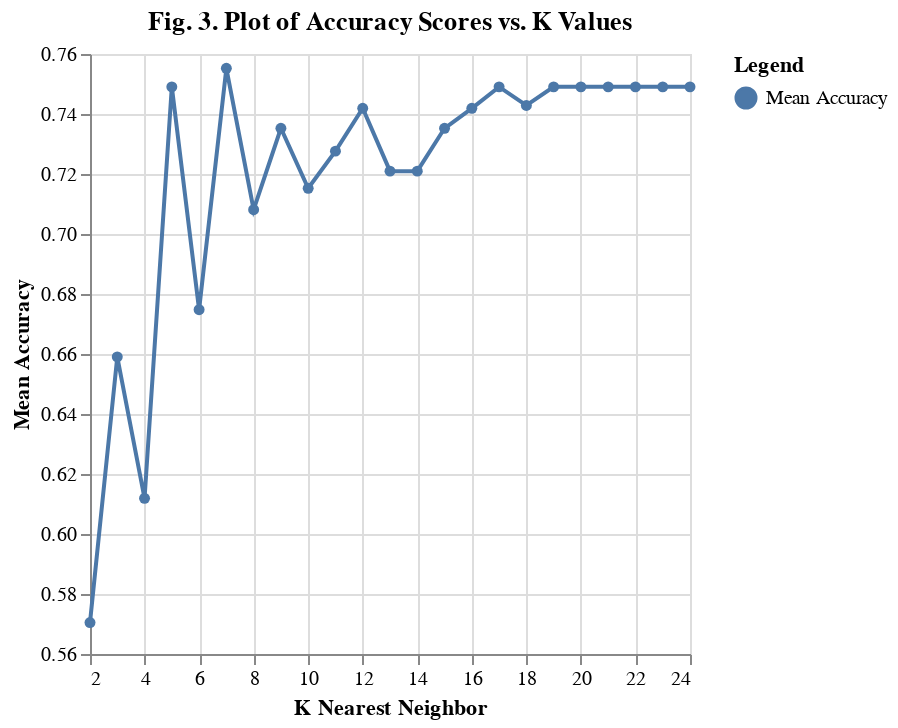

This figure's notebook cell:
### Markdown cell above
To better understand how the model performs as k increases, we visualize the accuracy for each value of k in our range in the line plot below.

### Code cell
accuracies_grid['label'] = 'Mean Accuracy'
accuracy_versus_k_grid = alt.Chart(accuracies_grid, title="Fig. 3. Plot of Accuracy Scores vs. K Values").mark_line(point = True).encode(
    x=alt.X('n_neighbors')
        .title('K Nearest Neighbor')
        .scale(zero=False),
    y=alt.Y('mean_test_score')
        .title('Mean Accuracy')
        .scale(zero=False),
    color = alt.Color('label:N', legend=alt.Legend(title="Legend")),
)
accuracy_versus_k_grid

### Figure 1 — Vega specification as saved in the notebook (floating-point values rounded to 4 significant figures)
{"$schema": "https://vega.github.io/schema/vega/v5.json", "data": [{"name": "source_0", "values": [{"n_neighbors": 2, "mean_test_score": 0.5705, "sem_test_score": 0.04095, "label": "Mean Accuracy"}, {"n_neighbors": 3, "mean_test_score": 0.659, "sem_test_score": 0.04308, "label": "Mean Accuracy"}, {"n_neighbors": 4, "mean_test_score": 0.6119, "sem_test_score": 0.03947, "label": "Mean Accuracy"}, {"n_neighbors": 5, "mean_test_score": 0.749, "sem_test_score": 0.02773, "label": "Mean Accuracy"}, {"n_neighbors": 6, "mean_test_score": 0.6748, "sem_test_score": 0.02696, "label": "Mean Accuracy"}, {"n_neighbors": 7, "mean_test_score": 0.7552, "sem_test_score": 0.02567, "label": "Mean Accuracy"}, {"n_neighbors": 8, "mean_test_score": 0.7081, "sem_test_score": 0.02637, "label": "Mean Accuracy"}, {"n_neighbors": 9, "mean_test_score": 0.7352, "sem_test_score": 0.01384, "label": "Mean Accuracy"}, {"n_neighbors": 10, "mean_test_score": 0.7152, "sem_test_score": 0.02168, "label": "Mean Accuracy"}, {"n_neighbors": 11, "mean_test_score": 0.7276, "sem_test_score": 0.02007, "label": "Mean Accuracy"}, {"n_neighbors": 12, "mean_test_score": 0.7419, "sem_test_score": 0.01183, "label": "Mean Accuracy"}, {"n_neighbors": 13, "mean_test_score": 0.721, "sem_test_score": 0.0186, "label": "Mean Accuracy"}, {"n_neighbors": 14, "mean_test_score": 0.721, "sem_test_score": 0.02289, "label": "Mean Accuracy"}, {"n_neighbors": 15, "mean_test_score": 0.7352, "sem_test_score": 0.01013, "label": "Mean Accuracy"}, {"n_neighbors": 16, "mean_test_score": 0.7419, "sem_test_score": 0.01183, "label": "Mean Accuracy"}, {"n_neighbors": 17, "mean_test_score": 0.749, "sem_test_score": 0.007591, "label": "Mean Accuracy"}, {"n_neighbors": 18, "mean_test_score": 0.7429, "sem_test_score": 0.01941, "label": "Mean Accuracy"}, {"n_neighbors": 19, "mean_test_score": 0.749, "sem_test_score": 0.007591, "label": "Mean Accuracy"}, {"n_neighbors": 20, "mean_test_score": 0.749, "sem_test_score": 0.007591, "label": "Mean Accuracy"}, {"n_neighbors": 21, "mean_test_score": 0.749, "sem_test_score": 0.007591, "label": "Mean Accuracy"}, {"n_neighbors": 22, "mean_test_score": 0.749, "sem_test_score": 0.007591, "label": "Mean Accuracy"}, {"n_neighbors": 23, "mean_test_score": 0.749, "sem_test_score": 0.007591, "label": "Mean Accuracy"}, {"n_neighbors": 24, "mean_test_score": 0.749, "sem_test_score": 0.007591, "label": "Mean Accuracy"}]}, {"name": "data_0", "values": [{"label": "Mean Accuracy", "mean_test_score": 0.5705, "n_neighbors": 2}, {"label": "Mean Accuracy", "mean_test_score": 0.659, "n_neighbors": 3}, {"label": "Mean Accuracy", "mean_test_score": 0.6119, "n_neighbors": 4}, {"label": "Mean Accuracy", "mean_test_score": 0.749, "n_neighbors": 5}, {"label": "Mean Accuracy", "mean_test_score": 0.6748, "n_neighbors": 6}, {"label": "Mean Accuracy", "mean_test_score": 0.7552, "n_neighbors": 7}, {"label": "Mean Accuracy", "mean_test_score": 0.7081, "n_neighbors": 8}, {"label": "Mean Accuracy", "mean_test_score": 0.7352, "n_neighbors": 9}, {"label": "Mean Accuracy", "mean_test_score": 0.7152, "n_neighbors": 10}, {"label": "Mean Accuracy", "mean_test_score": 0.7276, "n_neighbors": 11}, {"label": "Mean Accuracy", "mean_test_score": 0.7419, "n_neighbors": 12}, {"label": "Mean Accuracy", "mean_test_score": 0.721, "n_neighbors": 13}, {"label": "Mean Accuracy", "mean_test_score": 0.721, "n_neighbors": 14}, {"label": "Mean Accuracy", "mean_test_score": 0.7352, "n_neighbors": 15}, {"label": "Mean Accuracy", "mean_test_score": 0.7419, "n_neighbors": 16}, {"label": "Mean Accuracy", "mean_test_score": 0.749, "n_neighbors": 17}, {"label": "Mean Accuracy", "mean_test_score": 0.7429, "n_neighbors": 18}, {"label": "Mean Accuracy", "mean_test_score": 0.749, "n_neighbors": 19}, {"label": "Mean Accuracy", "mean_test_score": 0.749, "n_neighbors": 20}, {"label": "Mean Accuracy", "mean_test_score": 0.749, "n_neighbors": 21}, {"label": "Mean Accuracy", "mean_test_score": 0.749, "n_neighbors": 22}, {"label": "Mean Accuracy", "mean_test_score": 0.749, "n_neighbors": 23}, {"label": "Mean Accuracy", "mean_test_score": 0.749, "n_neighbors": 24}]}, {"name": "source_0_color_domain_label_0", "values": [{"label": "Mean Accuracy"}]}, {"name": "data_0_color_domain_label_1", "values": [{"label": "Mean Accuracy"}]}], "marks": [{"type": "group", "name": "layer_0_pathgroup", "from": {"facet": {"data": "source_0", "name": "faceted_path_layer_0_main", "groupby": ["label"]}}, "encode": {"update": {"height": {"field": {"signal": null, "datum": null, "group": "height", "parent": null}}, "width": {"field": {"signal": null, "datum": null, "group": "width", "parent": null}}}}, "marks": [{"type": "line", "name": "layer_0_marks", "from": {"data": "faceted_path_layer_0_main"}, "sort": {"field": "x"}, "encode": {"update": {"stroke": {"field": "label", "scale": "color"}, "defined": {"signal": "isValid(datum[\"n_neighbors\"]) && isFinite(+datum[\"n_neighbors\"]) && isValid(datum[\"mean_test_score\"]) && isFinite(+datum[\"mean_test_score\"])"}, "y": {"field": "mean_test_score", "scale": "y"}, "x": {"field": "n_neighbors", "scale": "x"}}}, "style": ["line"]}]}, {"type": "symbol", "name": "layer_1_marks", "from": {"data": "data_0"}, "encode": {"update": {"opacity": {"value": 1}, "fill": {"field": "label", "scale": "color"}, "x": {"field": "n_neighbors", "scale": "x"}, "y": {"field": "mean_test_score", "scale": "y"}}}, "style": ["point"]}], "scales": [{"name": "x", "type": "linear", "domain": {"fields": [{"data": "source_0", "field": "n_neighbors"}, {"data": "data_0", "field": "n_neighbors"}]}, "range": [0, {"signal": "width"}], "nice": true, "zero": false}, {"name": "y", "type": "linear", "domain": {"fields": [{"data": "source_0", "field": "mean_test_score"}, {"data": "data_0", "field": "mean_test_score"}]}, "range": [{"signal": "height"}, 0], "zero": false, "nice": true}, {"name": "color", "type": "ordinal", "domain": {"fields": [{"data": "source_0_color_domain_label_0", "field": "label"}, {"data": "data_0_color_domain_label_1", "field": "label"}], "sort": true}, "range": "category"}], "axes": [{"scale": "x", "grid": true, "domain": false, "labels": false, "zindex": 0, "aria": false, "minExtent": 0, "maxExtent": 0, "ticks": false, "orient": "bottom", "tickCount": {"signal": "ceil(width/40)"}, "gridScale": "y"}, {"scale": "y", "grid": true, "domain": false, "minExtent": 0, "zindex": 0, "aria": false, "orient": "left", "tickCount": {"signal": "ceil(height/40)"}, "ticks": false, "labels": false, "gridScale": "x", "maxExtent": 0}, {"scale": "x", "tickCount": {"signal": "ceil(width/40)"}, "zindex": 0, "title": "K Nearest Neighbor", "orient": "bottom", "grid": false, "labelFlush": true, "labelOverlap": true}, {"scale": "y", "orient": "left", "labelOverlap": true, "tickCount": {"signal": "ceil(height/40)"}, "title": "Mean Accuracy", "zindex": 0, "grid": false}], "title": {"text": "Fig. 3. Plot of Accuracy Scores vs. K Values", "frame": "group"}, "style": "cell", "legends": [{"title": "Legend", "stroke": "color", "symbolType": "circle", "fill": "color", "encode": {"symbols": {"update": {"opacity": {"value": 1}}}}}], "height": 300, "padding": 5, "background": "white", "width": 300}
